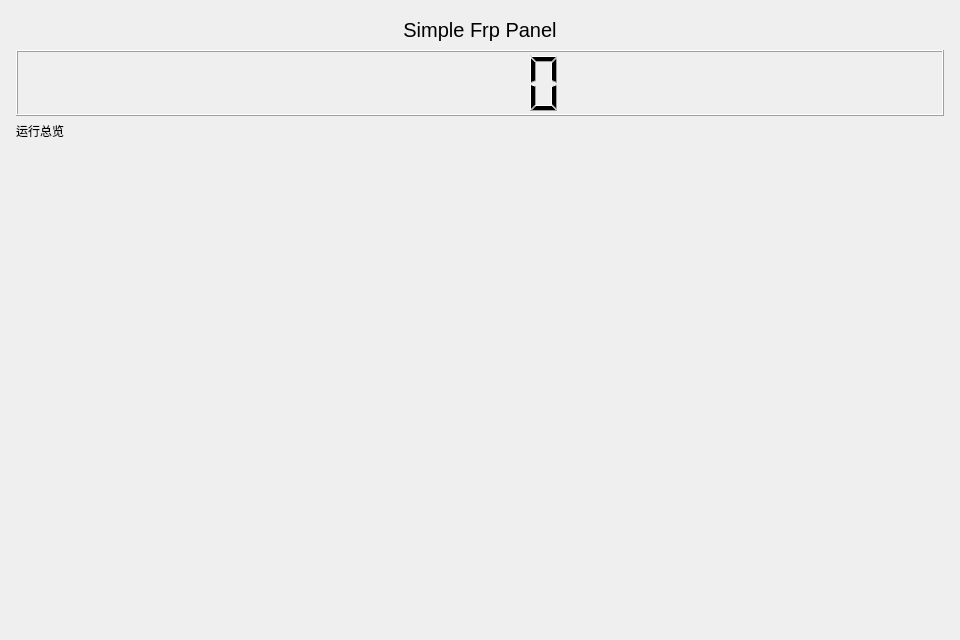
<?xml version="1.0" encoding="UTF-8"?>
<ui version="4.0">
 <class>HomePage</class>
 <widget class="QWidget" name="HomePage">
  <property name="geometry">
   <rect>
    <x>0</x>
    <y>0</y>
    <width>960</width>
    <height>640</height>
   </rect>
  </property>
  <property name="windowTitle">
   <string>首页</string>
  </property>
  <layout class="QVBoxLayout" name="mainLayout" stretch="1,5">
   <property name="leftMargin">
    <number>16</number>
   </property>
   <property name="topMargin">
    <number>16</number>
   </property>
   <property name="rightMargin">
    <number>16</number>
   </property>
   <property name="bottomMargin">
    <number>16</number>
   </property>
   <item>
    <layout class="QVBoxLayout" name="verticalLayout" stretch="1,10">
     <item>
      <widget class="ElaText" name="titleLabel">
       <property name="font">
        <font>
         <pointsize>15</pointsize>
         <italic>false</italic>
         <bold>false</bold>
         <strikeout>false</strikeout>
         <stylestrategy>PreferAntialias</stylestrategy>
        </font>
       </property>
       <property name="text">
        <string>Simple Frp Panel</string>
       </property>
       <property name="alignment">
        <set>Qt::AlignmentFlag::AlignCenter</set>
       </property>
      </widget>
     </item>
     <item>
      <widget class="ElaLCDNumber" name="nowTimeLCDScreen">
       <property name="sizePolicy">
        <sizepolicy hsizetype="Preferred" vsizetype="Fixed">
         <horstretch>0</horstretch>
         <verstretch>0</verstretch>
        </sizepolicy>
       </property>
       <property name="minimumSize">
        <size>
         <width>0</width>
         <height>66</height>
        </size>
       </property>
       <property name="baseSize">
        <size>
         <width>0</width>
         <height>0</height>
        </size>
       </property>
      </widget>
     </item>
    </layout>
   </item>
   <item>
    <layout class="QVBoxLayout" name="overviewOuterLayout">
     <item>
      <widget class="ElaText" name="overviewTitleLabel">
       <property name="text">
        <string>运行总览</string>
       </property>
      </widget>
     </item>
     <item>
      <layout class="QGridLayout" name="overviewGridLayout" rowstretch="1,1" columnstretch="1,1">
      </layout>
     </item>
    </layout>
   </item>
  </layout>
 </widget>
 <customwidgets>
  <customwidget>
   <class>ElaText</class>
   <extends>QLabel</extends>
   <header location="global">ElaText.h</header>
  </customwidget>
  <customwidget>
   <class>ElaLCDNumber</class>
   <extends>QLCDNumber</extends>
   <header location="global">ElaLCDNumber.h</header>
  </customwidget>
 </customwidgets>
 <resources/>
 <connections/>
</ui>
